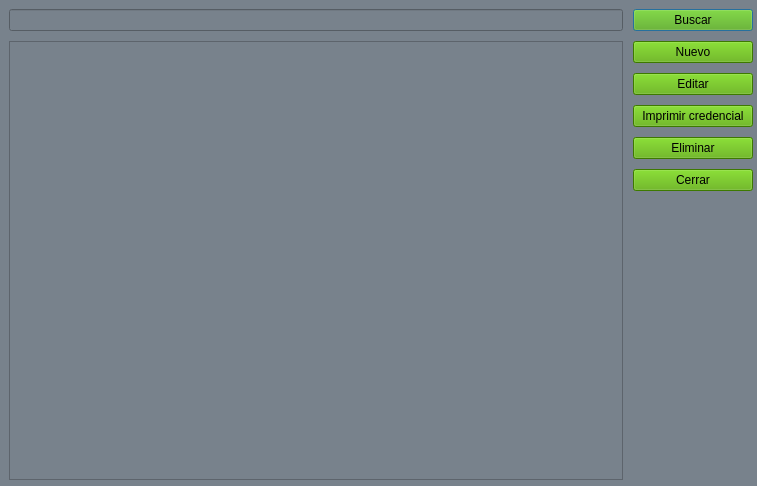
<?xml version="1.0" encoding="UTF-8"?>
<ui version="4.0">
 <class>dialog_players</class>
 <widget class="QDialog" name="dialog_players">
  <property name="geometry">
   <rect>
    <x>0</x>
    <y>0</y>
    <width>757</width>
    <height>486</height>
   </rect>
  </property>
  <property name="windowTitle">
   <string>Listado de jugadores</string>
  </property>
  <property name="styleSheet">
   <string notr="true">background-color: rgb(120, 130, 140);</string>
  </property>
  <property name="modal">
   <bool>true</bool>
  </property>
  <widget class="QWidget" name="gridLayoutWidget">
   <property name="geometry">
    <rect>
     <x>9</x>
     <y>9</y>
     <width>744</width>
     <height>471</height>
    </rect>
   </property>
   <layout class="QGridLayout" name="gridLayout">
    <property name="sizeConstraint">
     <enum>QLayout::SetMaximumSize</enum>
    </property>
    <property name="spacing">
     <number>10</number>
    </property>
    <item row="0" column="1">
     <widget class="QLineEdit" name="line_search_players"/>
    </item>
    <item row="0" column="2">
     <widget class="QPushButton" name="btn_search_players">
      <property name="autoFillBackground">
       <bool>false</bool>
      </property>
      <property name="styleSheet">
       <string notr="true">background-color: rgb(85, 170, 0);</string>
      </property>
      <property name="text">
       <string>Buscar</string>
      </property>
      <property name="default">
       <bool>false</bool>
      </property>
      <property name="flat">
       <bool>false</bool>
      </property>
     </widget>
    </item>
    <item row="1" column="2">
     <layout class="QVBoxLayout" name="verticalLayout">
      <item>
       <widget class="QPushButton" name="btn_new_player">
        <property name="autoFillBackground">
         <bool>false</bool>
        </property>
        <property name="styleSheet">
         <string notr="true">background-color: rgb(85, 170, 0);</string>
        </property>
        <property name="text">
         <string>Nuevo</string>
        </property>
        <property name="default">
         <bool>false</bool>
        </property>
        <property name="flat">
         <bool>false</bool>
        </property>
       </widget>
      </item>
      <item>
       <widget class="QPushButton" name="btn_edit_player">
        <property name="autoFillBackground">
         <bool>false</bool>
        </property>
        <property name="styleSheet">
         <string notr="true">background-color: rgb(85, 170, 0);</string>
        </property>
        <property name="text">
         <string>Editar</string>
        </property>
        <property name="flat">
         <bool>false</bool>
        </property>
       </widget>
      </item>
      <item>
       <widget class="QPushButton" name="btn_print_player_card">
        <property name="autoFillBackground">
         <bool>false</bool>
        </property>
        <property name="styleSheet">
         <string notr="true">background-color: rgb(85, 170, 0);</string>
        </property>
        <property name="text">
         <string>Imprimir credencial</string>
        </property>
        <property name="flat">
         <bool>false</bool>
        </property>
       </widget>
      </item>
      <item>
       <widget class="QPushButton" name="btn_delete_player">
        <property name="autoFillBackground">
         <bool>false</bool>
        </property>
        <property name="styleSheet">
         <string notr="true">background-color: rgb(85, 170, 0);</string>
        </property>
        <property name="text">
         <string>Eliminar</string>
        </property>
        <property name="flat">
         <bool>false</bool>
        </property>
       </widget>
      </item>
      <item>
       <widget class="QPushButton" name="btn_close_players">
        <property name="autoFillBackground">
         <bool>false</bool>
        </property>
        <property name="styleSheet">
         <string notr="true">background-color: rgb(85, 170, 0);</string>
        </property>
        <property name="text">
         <string>Cerrar</string>
        </property>
        <property name="flat">
         <bool>false</bool>
        </property>
       </widget>
      </item>
      <item>
       <layout class="QVBoxLayout" name="layout_photo_player">
        <property name="sizeConstraint">
         <enum>QLayout::SetFixedSize</enum>
        </property>
        <item>
         <spacer name="verticalSpacer">
          <property name="orientation">
           <enum>Qt::Vertical</enum>
          </property>
          <property name="sizeHint" stdset="0">
           <size>
            <width>20</width>
            <height>40</height>
           </size>
          </property>
         </spacer>
        </item>
        <item>
         <widget class="QLabel" name="lbl_photo_player">
          <property name="minimumSize">
           <size>
            <width>120</width>
            <height>120</height>
           </size>
          </property>
          <property name="maximumSize">
           <size>
            <width>140</width>
            <height>140</height>
           </size>
          </property>
          <property name="text">
           <string/>
          </property>
          <property name="pixmap">
           <pixmap resource="../resources.qrc">:/images/asserts/default-user.png</pixmap>
          </property>
          <property name="scaledContents">
           <bool>true</bool>
          </property>
         </widget>
        </item>
       </layout>
      </item>
     </layout>
    </item>
    <item row="1" column="1">
     <widget class="QTableView" name="table_list_players">
      <property name="editTriggers">
       <set>QAbstractItemView::AnyKeyPressed|QAbstractItemView::EditKeyPressed</set>
      </property>
      <property name="selectionMode">
       <enum>QAbstractItemView::SingleSelection</enum>
      </property>
      <property name="selectionBehavior">
       <enum>QAbstractItemView::SelectRows</enum>
      </property>
     </widget>
    </item>
   </layout>
  </widget>
 </widget>
 <resources>
  <include location="../resources.qrc"/>
 </resources>
 <connections/>
</ui>
